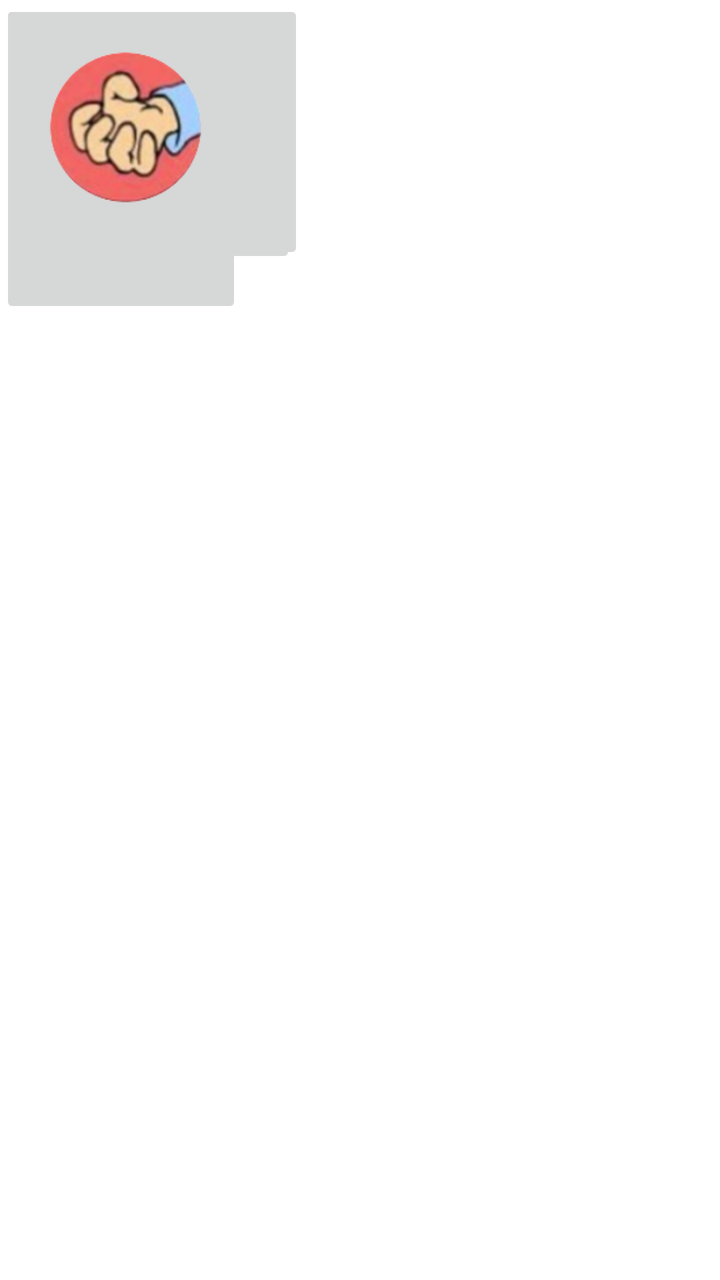
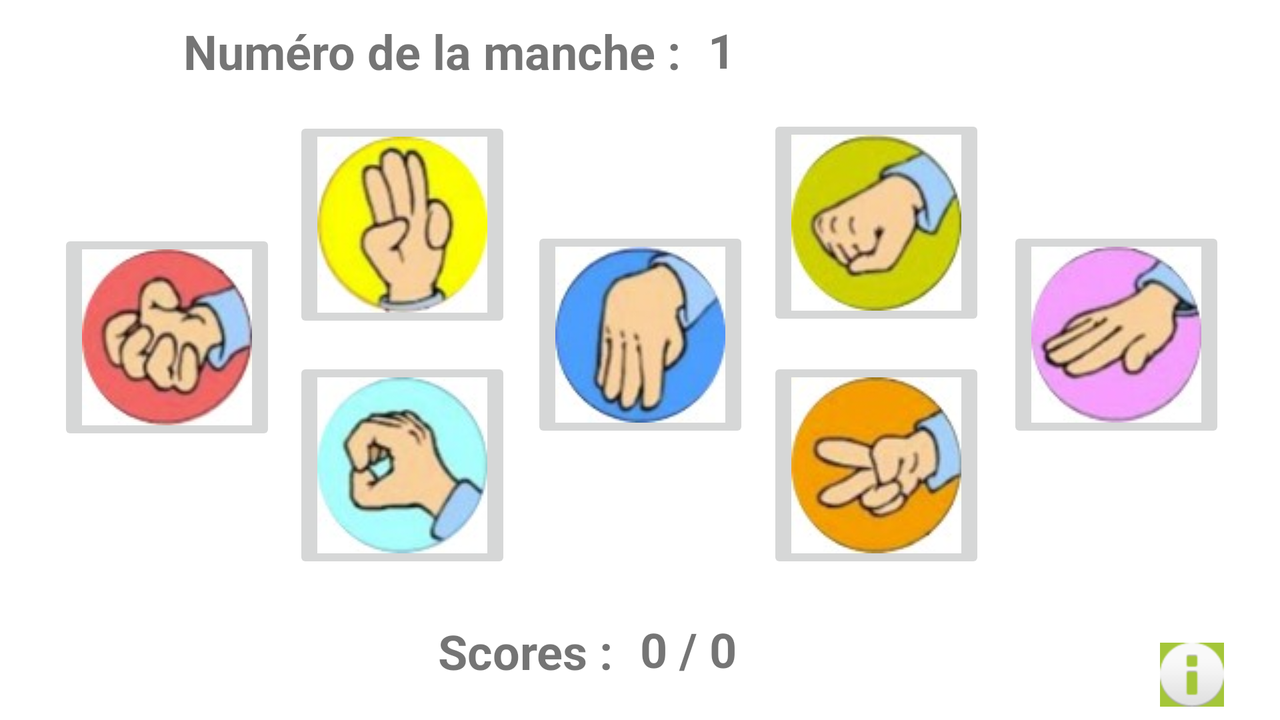

First picture: res/layout/ on a phone held upright. Second picture: the repository's own variant of that layout, on a device whose configuration matches the variant's folder. Source for both follows.
<!-- AndroidManifest.xml: application theme Theme.Jaken -->
<!-- res/layout/activity_page_troisieme_niveau.xml -->
<?xml version="1.0" encoding="utf-8"?>
<androidx.constraintlayout.widget.ConstraintLayout xmlns:android="http://schemas.android.com/apk/res/android"
    xmlns:app="http://schemas.android.com/apk/res-auto"
    xmlns:tools="http://schemas.android.com/tools"
    android:layout_width="match_parent"
    android:layout_height="match_parent"
    tools:context=".pageTroisiemeNiveau">

    <ImageButton
        android:id="@+id/imageButton5"
        android:layout_width="102dp"
        android:layout_height="109dp"
        android:scaleType="fitCenter"
        app:srcCompat="@drawable/air"
        tools:layout_editor_absoluteX="141dp"
        tools:layout_editor_absoluteY="158dp" />

    <ImageButton
        android:id="@+id/imageButton6"
        android:layout_width="120dp"
        android:layout_height="111dp"
        android:scaleType="fitCenter"
        app:srcCompat="@drawable/fire"
        tools:layout_editor_absoluteX="124dp"
        tools:layout_editor_absoluteY="16dp" />

    <ImageButton
        android:id="@+id/imageButton7"
        android:layout_width="148dp"
        android:layout_height="134dp"
        android:scaleType="fitCenter"
        app:srcCompat="@drawable/paper"
        tools:layout_editor_absoluteX="261dp"
        tools:layout_editor_absoluteY="175dp" />

    <ImageButton
        android:id="@+id/imageButton8"
        android:layout_width="129dp"
        android:layout_height="123dp"
        android:scaleType="fitCenter"
        app:srcCompat="@drawable/scissors"
        tools:layout_editor_absoluteX="261dp"
        tools:layout_editor_absoluteY="16dp" />

    <ImageButton
        android:id="@+id/imageButton9"
        android:layout_width="152dp"
        android:layout_height="132dp"
        android:scaleType="fitCenter"
        app:srcCompat="@drawable/rock"
        tools:layout_editor_absoluteX="141dp"
        tools:layout_editor_absoluteY="327dp" />

    <ImageButton
        android:id="@+id/imageButton10"
        android:layout_width="121dp"
        android:layout_height="159dp"
        android:scaleType="fitCenter"
        app:srcCompat="@drawable/water"
        tools:layout_editor_absoluteX="3dp"
        tools:layout_editor_absoluteY="16dp" />

    <ImageButton
        android:id="@+id/imageButton11"
        android:layout_width="125dp"
        android:layout_height="128dp"
        android:scaleType="fitCenter"
        app:srcCompat="@drawable/sponge"
        tools:layout_editor_absoluteX="16dp"
        tools:layout_editor_absoluteY="223dp" />
</androidx.constraintlayout.widget.ConstraintLayout>
<!-- resources referenced by this layout -->
<resources>
  <!-- drawable air: png bitmap (drawable, 25346 bytes) -->
  <!-- drawable fire: png bitmap (drawable, 26493 bytes) -->
  <!-- drawable paper: png bitmap (drawable, 33165 bytes) -->
  <!-- drawable rock: png bitmap (drawable, 27465 bytes) -->
  <!-- drawable scissors: png bitmap (drawable, 27425 bytes) -->
  <!-- drawable sponge: png bitmap (drawable, 28308 bytes) -->
  <!-- drawable water: png bitmap (drawable, 26819 bytes) -->
  <style name="Theme.Jaken" parent="Theme.MaterialComponents.DayNight.DarkActionBar">
          
          <item name="colorPrimary">#A4C639</item>
          <item name="colorPrimaryVariant">@color/greentheme</item>
          <item name="colorOnPrimary">@color/white</item>
          
          <item name="colorSecondary">@color/teal_200</item>
          <item name="colorSecondaryVariant">@color/teal_700</item>
          <item name="colorOnSecondary">@color/black</item>
          
          <item name="android:statusBarColor" tools:targetApi="l">?attr/colorPrimaryVariant</item>
          
      </style>
  <color name="greentheme">#A4C639</color>
  <color name="white">#FFFFFFFF</color>
  <color name="teal_200">#FF03DAC5</color>
  <color name="teal_700">#FF018786</color>
  <color name="black">#FF000000</color>
</resources>
<!-- res/layout-land/activity_page_troisieme_niveau.xml (the repository's variant of the layout above) -->
<!-- drawn on the phone turned sideways -->
<?xml version="1.0" encoding="utf-8"?>
<androidx.constraintlayout.widget.ConstraintLayout xmlns:android="http://schemas.android.com/apk/res/android"
    xmlns:app="http://schemas.android.com/apk/res-auto"
    xmlns:tools="http://schemas.android.com/tools"
    android:layout_width="match_parent"
    android:layout_height="match_parent"
    tools:context=".pageTroisiemeNiveau">

    <ImageButton
        android:id="@+id/btnRegle2"
        android:layout_width="wrap_content"
        android:layout_height="wrap_content"
        android:background="@color/greentheme"
        app:layout_constraintBottom_toBottomOf="parent"
        app:layout_constraintEnd_toEndOf="parent"
        app:layout_constraintHorizontal_bias="0.954"
        app:layout_constraintStart_toStartOf="parent"
        app:layout_constraintTop_toTopOf="parent"
        app:layout_constraintVertical_bias="0.98"
        app:srcCompat="@android:drawable/ic_dialog_info" />

    <TextView
        android:id="@+id/textViewNumeroManche3"
        android:layout_width="73dp"
        android:layout_height="32dp"
        android:layout_marginEnd="16dp"
        android:text="1"
        android:textSize="24sp"
        android:textStyle="bold"
        app:layout_constraintBottom_toBottomOf="parent"
        app:layout_constraintEnd_toEndOf="parent"
        app:layout_constraintHorizontal_bias="0.038"
        app:layout_constraintStart_toEndOf="@+id/textView3"
        app:layout_constraintTop_toTopOf="parent"
        app:layout_constraintVertical_bias="0.026" />

    <TextView
        android:id="@+id/textView3"
        android:layout_width="wrap_content"
        android:layout_height="wrap_content"
        android:text="Numéro de la manche : "
        android:textSize="24sp"
        android:textStyle="bold"
        app:layout_constraintBottom_toBottomOf="parent"
        app:layout_constraintEnd_toEndOf="parent"
        app:layout_constraintHorizontal_bias="0.238"
        app:layout_constraintStart_toStartOf="parent"
        app:layout_constraintTop_toTopOf="parent"
        app:layout_constraintVertical_bias="0.028" />

    <TextView
        android:id="@+id/textViewScores6"
        android:layout_width="wrap_content"
        android:layout_height="wrap_content"
        android:text="0 / 0"
        android:textSize="24sp"
        android:textStyle="bold"
        app:layout_constraintBottom_toBottomOf="parent"
        app:layout_constraintEnd_toEndOf="parent"
        app:layout_constraintHorizontal_bias="0.0"
        app:layout_constraintStart_toStartOf="@+id/guideline2"
        app:layout_constraintTop_toTopOf="@+id/guideline10"
        app:layout_constraintVertical_bias="0.514" />

    <ImageButton
        android:id="@+id/imageButton"
        android:layout_width="wrap_content"
        android:layout_height="wrap_content"
        android:scaleType="center"
        app:layout_constraintBottom_toBottomOf="parent"
        app:layout_constraintEnd_toStartOf="@+id/guideline2"
        app:layout_constraintHorizontal_bias="0.695"
        app:layout_constraintStart_toStartOf="parent"
        app:layout_constraintTop_toTopOf="parent"
        app:layout_constraintVertical_bias="0.709"
        app:srcCompat="@drawable/image_air" />

    <ImageButton
        android:id="@+id/imageButton2"
        android:layout_width="wrap_content"
        android:layout_height="wrap_content"
        app:layout_constraintBottom_toBottomOf="parent"
        app:layout_constraintEnd_toStartOf="@+id/guideline2"
        app:layout_constraintHorizontal_bias="0.695"
        app:layout_constraintStart_toStartOf="parent"
        app:layout_constraintTop_toTopOf="parent"
        app:layout_constraintVertical_bias="0.232"
        app:srcCompat="@drawable/image_fire" />

    <ImageButton
        android:id="@+id/imageButton3"
        android:layout_width="wrap_content"
        android:layout_height="wrap_content"
        app:layout_constraintBottom_toBottomOf="parent"
        app:layout_constraintEnd_toEndOf="parent"
        app:layout_constraintHorizontal_bias="0.87"
        app:layout_constraintStart_toStartOf="@+id/guideline2"
        app:layout_constraintTop_toTopOf="parent"
        app:layout_constraintVertical_bias="0.45"
        app:srcCompat="@drawable/image_main" />

    <ImageButton
        android:id="@+id/imageButton4"
        android:layout_width="wrap_content"
        android:layout_height="wrap_content"
        app:layout_constraintBottom_toBottomOf="parent"
        app:layout_constraintEnd_toStartOf="@+id/guideline2"
        app:layout_constraintHorizontal_bias="0.137"
        app:layout_constraintStart_toStartOf="parent"
        app:layout_constraintTop_toTopOf="parent"
        app:layout_constraintVertical_bias="0.455"
        app:srcCompat="@drawable/image_sponge" />

    <ImageButton
        android:id="@+id/imageButton5"
        android:layout_width="wrap_content"
        android:layout_height="wrap_content"
        app:layout_constraintBottom_toBottomOf="parent"
        app:layout_constraintEnd_toEndOf="parent"
        app:layout_constraintHorizontal_bias="0.301"
        app:layout_constraintStart_toStartOf="@+id/guideline2"
        app:layout_constraintTop_toTopOf="parent"
        app:layout_constraintVertical_bias="0.227"
        app:srcCompat="@drawable/image_rock" />

    <ImageButton
        android:id="@+id/imageButton6"
        android:layout_width="wrap_content"
        android:layout_height="wrap_content"
        app:layout_constraintBottom_toBottomOf="parent"
        app:layout_constraintEnd_toEndOf="parent"
        app:layout_constraintHorizontal_bias="0.301"
        app:layout_constraintStart_toStartOf="@+id/guideline2"
        app:layout_constraintTop_toTopOf="parent"
        app:layout_constraintVertical_bias="0.709"
        app:srcCompat="@drawable/image_scissors" />

    <ImageButton
        android:id="@+id/imageButton7"
        android:layout_width="wrap_content"
        android:layout_height="wrap_content"
        app:layout_constraintBottom_toBottomOf="parent"
        app:layout_constraintEnd_toEndOf="parent"
        app:layout_constraintStart_toStartOf="parent"
        app:layout_constraintTop_toTopOf="parent"
        app:layout_constraintVertical_bias="0.45"
        app:srcCompat="@drawable/image_water" />

    <androidx.constraintlayout.widget.Guideline
        android:id="@+id/guideline10"
        android:layout_width="wrap_content"
        android:layout_height="wrap_content"
        android:orientation="horizontal"
        app:layout_constraintGuide_percent="0.8" />

    <TextView
        android:id="@+id/textViewScores5"
        android:layout_width="wrap_content"
        android:layout_height="wrap_content"
        android:text="Scores : "
        android:textSize="24sp"
        android:textStyle="bold"
        app:layout_constraintBottom_toBottomOf="parent"
        app:layout_constraintEnd_toStartOf="@+id/guideline2"
        app:layout_constraintHorizontal_bias="0.967"
        app:layout_constraintStart_toStartOf="parent"
        app:layout_constraintTop_toTopOf="@+id/guideline10"
        app:layout_constraintVertical_bias="0.542" />

    <androidx.constraintlayout.widget.Guideline
        android:id="@+id/guideline2"
        android:layout_width="wrap_content"
        android:layout_height="wrap_content"
        android:orientation="vertical"
        app:layout_constraintGuide_percent="0.5" />
</androidx.constraintlayout.widget.ConstraintLayout>
<!-- resources referenced by the variant -->
<!-- as the phone turned sideways resolves them -->
<resources>
  <color name="greentheme">#A4C639</color>
  <!-- drawable image_air: jpg bitmap (drawable, 3432 bytes) -->
  <!-- drawable image_fire: jpg bitmap (drawable, 3649 bytes) -->
  <!-- drawable image_main: jpg bitmap (drawable, 3610 bytes) -->
  <!-- drawable image_rock: jpg bitmap (drawable, 3697 bytes) -->
  <!-- drawable image_scissors: jpg bitmap (drawable, 4006 bytes) -->
  <!-- drawable image_sponge: jpg bitmap (drawable, 4056 bytes) -->
  <!-- drawable image_water: jpg bitmap (drawable, 3855 bytes) -->
  <style name="Theme.Jaken" parent="Theme.MaterialComponents.DayNight.DarkActionBar">
          
          <item name="colorPrimary">#A4C639</item>
          <item name="colorPrimaryVariant">@color/greentheme</item>
          <item name="colorOnPrimary">@color/white</item>
          
          <item name="colorSecondary">@color/teal_200</item>
          <item name="colorSecondaryVariant">@color/teal_700</item>
          <item name="colorOnSecondary">@color/black</item>
          
          <item name="android:statusBarColor" tools:targetApi="l">?attr/colorPrimaryVariant</item>
          
      </style>
  <color name="white">#FFFFFFFF</color>
  <color name="teal_200">#FF03DAC5</color>
  <color name="teal_700">#FF018786</color>
  <color name="black">#FF000000</color>
</resources>
